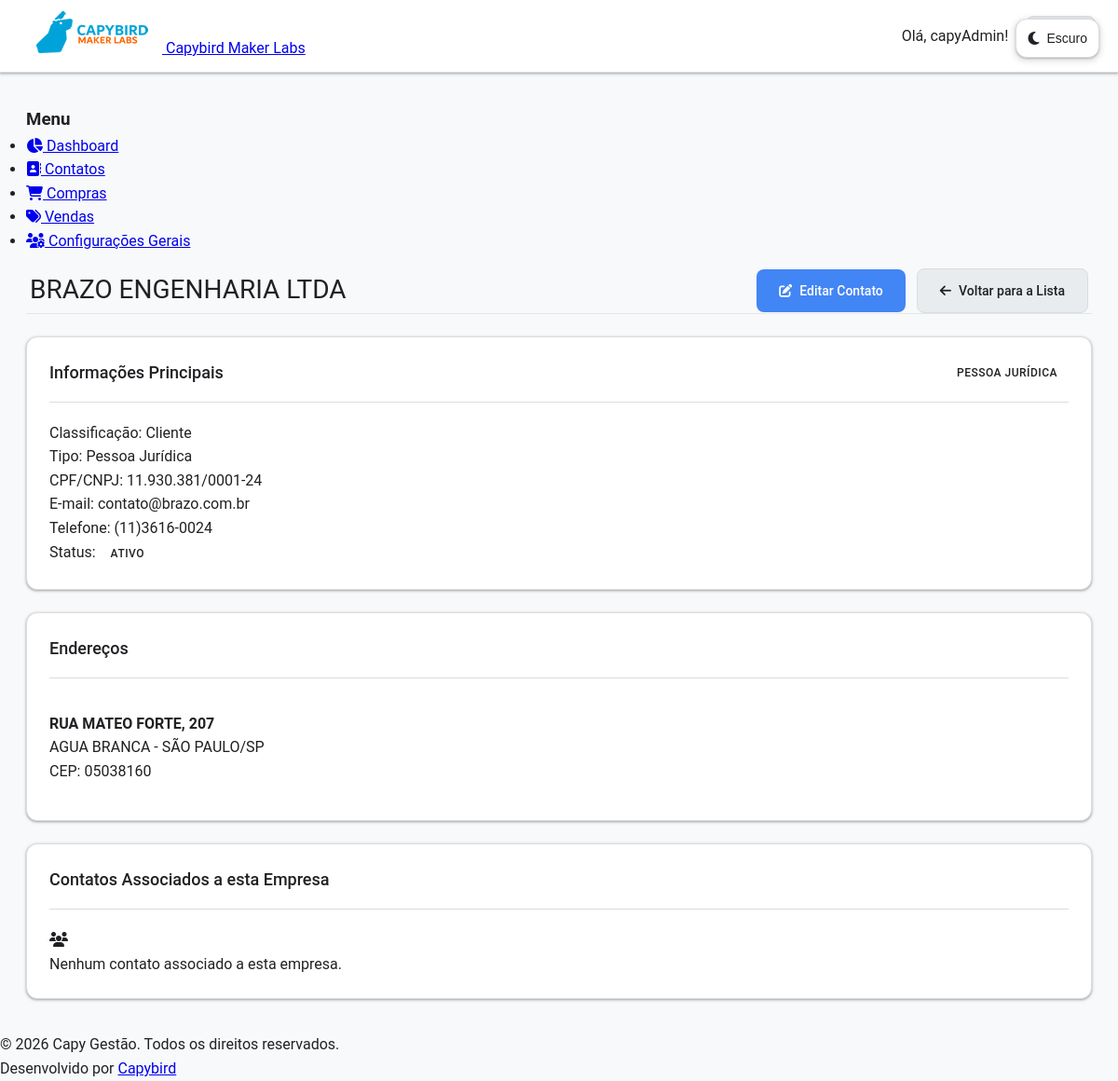
/contacts/8/ (signed in), run on an earlier commit of the app's database.
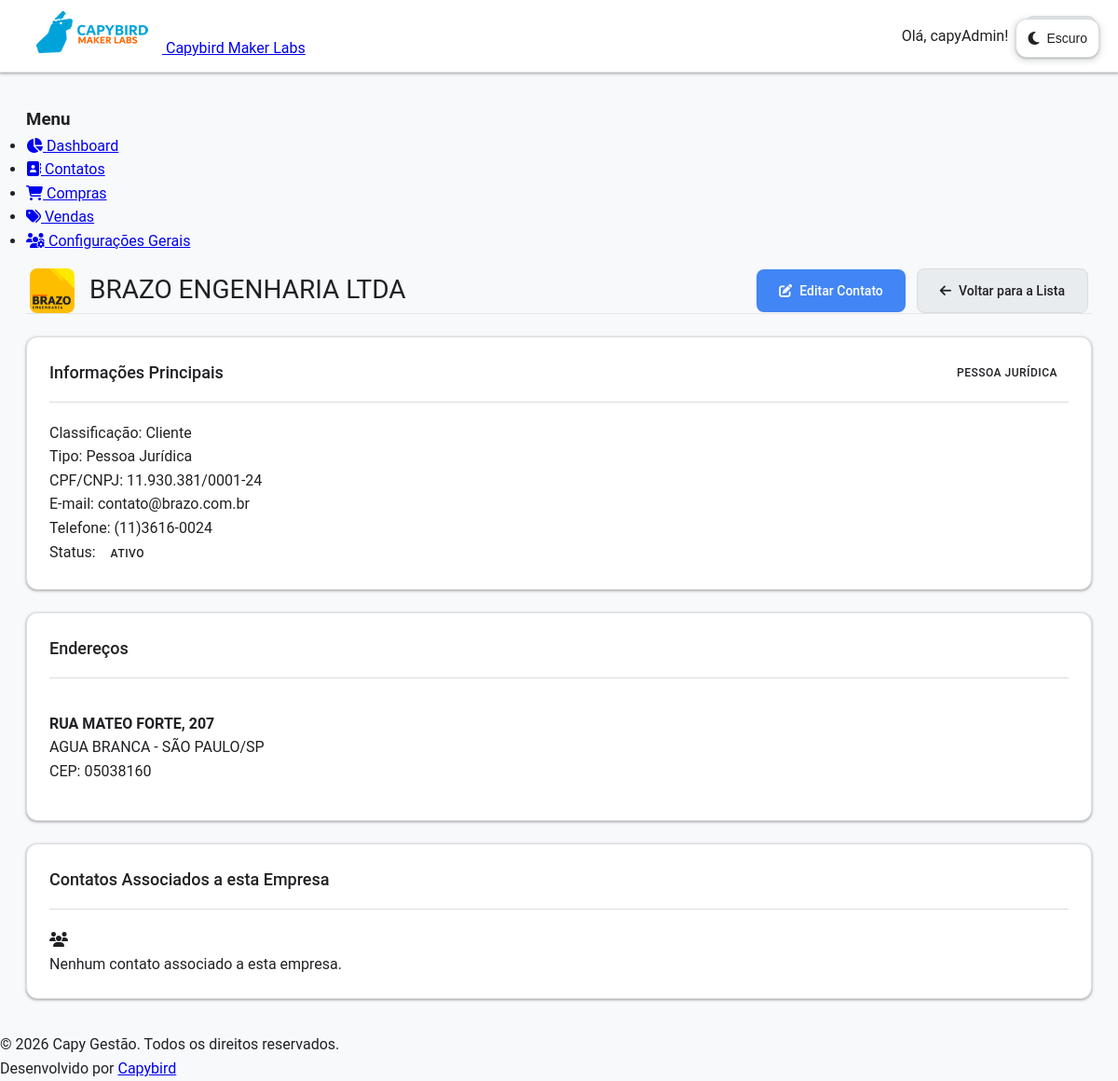
And on a later commit of the database.
### contacts/models.py (models this page shows, shortened)
class Contact(models.Model):
    class PersonType(models.TextChoices):
        INDIVIDUAL = "PF", _("Pessoa Física")
        LEGAL = "PJ", _("Pessoa Jurídica")
    class OrganizationType(models.TextChoices):
        SYSTEM_HOLDER = "HOLDER", _("Gestor do Sistema")  # A sua empresa
        CLIENT = "CLIENT", _("Cliente")  # As empresas clientes
        OTHER = "OTHER", _("Outro")  # Outros tipos de contato PJ
    name = models.CharField(max_length=255, verbose_name=_("Nome Completo"))
    email = models.EmailField(max_length=255, unique=True)
    phone = models.CharField(
        max_length=20,
        blank=True,
        null=True,
        verbose_name=_("Telefone"),
        validators=[
            RegexValidator(
                regex=r'^\+?1?\d{9,15}$',
                message=_("O número de telefone deve estar no formato: '+999999999'. Até 15 dígitos permitidos.")
            )
        ]
    )
    person_type = models.CharField(
        max_length=2,
        choices=PersonType.choices,
        default=PersonType.INDIVIDUAL,
        verbose_name=_("Tipo de Pessoa"),
        db_index=True,
    )
    document = models.CharField(
        max_length=18,
        unique=True,
        blank=True,
        null=True,
        verbose_name=_("CPF/CNPJ"),
        db_index=True,
    )
    is_active = models.BooleanField(default=True, verbose_name=_("Ativo"))
    user = models.OneToOneField(
        User,
        on_delete=models.SET_NULL,
        null=True,
        blank=True,
        verbose_name=_("Usuário Associado"),
        related_name="contact_profile",
    )
    company = models.ForeignKey(
        "self",
        on_delete=models.SET_NULL,
        null=True,
        blank=True,
        verbose_name="Empresa Associada (PJ)",
        limit_choices_to={
            "person_type": "PJ"
        },  # Garante que só PJs possam ser selecionadas aqui
    )
    created_at = models.DateTimeField(auto_now_add=True)
    updated_at = models.DateTimeField(auto_now=True)
    class Meta:
        verbose_name = "Contato"
        verbose_name_plural = "Contatos"
        ordering = ["name"]
    class OrganizationType(models.TextChoices):
        SYSTEM_HOLDER = "HOLDER", "Gestor do Sistema"  # A sua empresa
        CLIENT = "CLIENT", "Cliente"  # As empresas clientes
        OTHER = "OTHER", "Outro"  # Outros tipos de contato PJ
    organization_type = models.CharField(
        max_length=10,
        choices=OrganizationType.choices,
        default=OrganizationType.OTHER,
        verbose_name="Classificação da Organização",
        blank=True,
    )
    logo = models.ImageField(
        upload_to="logos/", null=True, blank=True, verbose_name="Logomarca da Empresa"
    )

### contacts/views.py (the view)
# urls.py: path("<int:pk>/", ContactDetailView.as_view(), name="contact_detail"),
class ContactDetailView(LoginRequiredMixin, DetailView):
    model = Contact
    template_name = "contacts/contact_detail.html"
    context_object_name = "contact"
    def get_context_data(self, **kwargs):
        context = super().get_context_data(**kwargs)
        contact = self.get_object()
        context["addresses"] = contact.addresses.all()
        if contact.person_type == "PJ":
            context["associated_contacts"] = Contact.objects.filter(company=contact)
        context["title"] = f"Detalhes de {contact.name}"
        return context

### core_app/context_processors.py (called while the page is built, shortened)
def system_branding_processor(request):
    HOLDER_CACHE_KEY = "system_holder_branding"
    holder_data = cache.get(HOLDER_CACHE_KEY)
    if not holder_data:
        try:
            system_holder = Contact.objects.get(
                organization_type=Contact.OrganizationType.SYSTEM_HOLDER
            )
            holder_data = {
                "system_holder_name": system_holder.name,
                "system_holder_logo": system_holder.logo,
            }
            cache.set(HOLDER_CACHE_KEY, holder_data, 3600)
        except Contact.DoesNotExist:
            holder_data = {
                "system_holder_name": "CAPY GESTÃO",
                "system_holder_logo": None,
            }
    return holder_data

### templates/contacts/contact_detail.html (shortened to what the changed rows need)
{% extends 'app_base.html' %}
{% load static %}
{% load i18n %}
{% block app_content %}
<div class="management-header">
    <div class="detail-title-with-logo">
        {% if contact.logo %}
            <img src="{{ contact.logo.url }}" alt="Logo de {{ contact.name }}" class="detail-logo-img">
        {% endif %}
        <h1>{{ contact.name }}</h1>
    </div>
</div>
<div class="detail-grid">
    <div class="detail-card">
        <div class="card-header">
            <h3>Informações Principais</h3>
            <div class="badge badge-{{ contact.person_type|lower }}">
                {{ contact.get_person_type_display }}
            </div>
        </div>
        <div class="detail-content">
            <div class="detail-row">
                <span class="detail-label">Classificação:</span>
                <span class="detail-value">{{ contact.get_organization_type_display }}</span>
            </div>
            <div class="detail-row">
                <span class="detail-label">Tipo:</span>
                <span class="detail-value">{{ contact.get_person_type_display }}</span>
            </div>
            <div class="detail-row">
                <span class="detail-label">CPF/CNPJ:</span>
                <span class="detail-value">{{ contact.document|default:"Não informado" }}</span>
            </div>
            <div class="detail-row">
                <span class="detail-label">E-mail:</span>
                <span class="detail-value">{{ contact.email }}</span>
            </div>
            <div class="detail-row">
                <span class="detail-label">Telefone:</span>
                <span class="detail-value">{{ contact.phone|default:"Não informado" }}</span>
            </div>
        </div>
    </div>
</div>
{% endblock app_content %}

What changed in the data, as far as the page shows it:
changed Contact "BRAZO ENGENHARIA LTDA": logo: picture added
